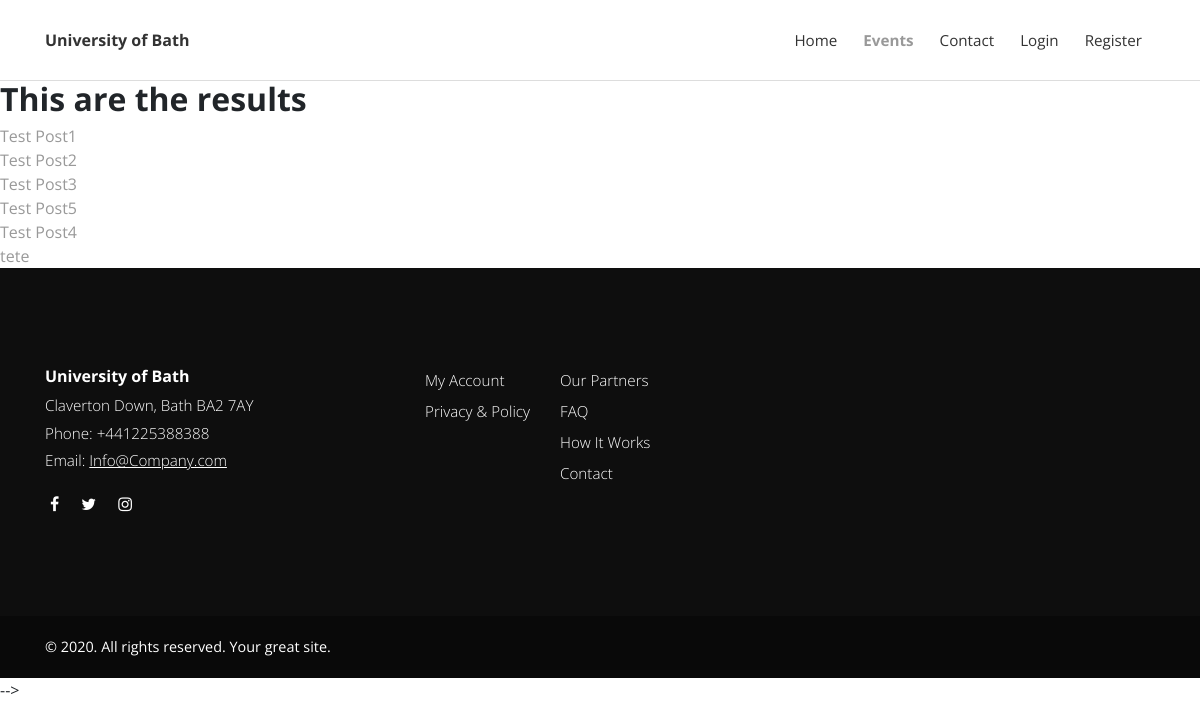
The page /search/ on the database as committed earlier.
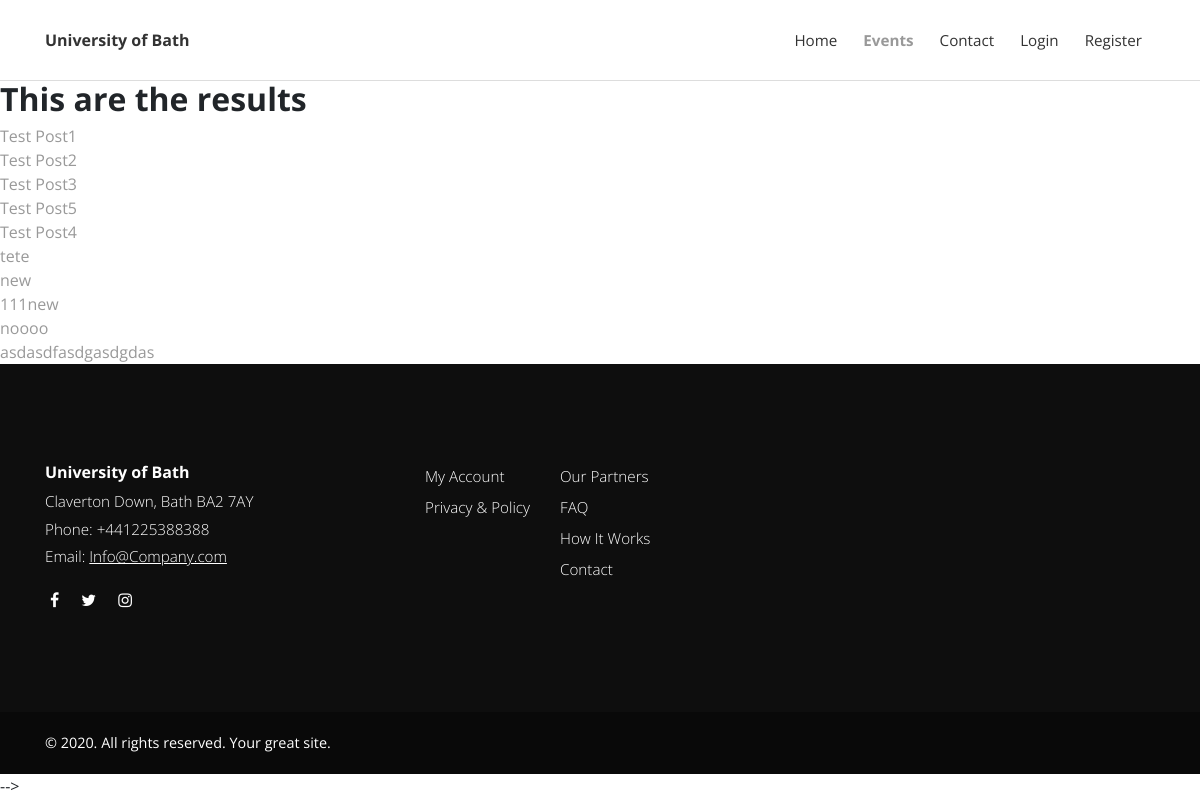
The same page on the database as committed later.
### posts/models.py (models this page shows, shortened)
class Post(models.Model):
    categories = models.ManyToManyField(Category)
    title = models.CharField(max_length=100)
    overview = models.TextField()
    author = models.ForeignKey(Profile, on_delete=models.CASCADE)
    timestamp = models.DateTimeField(auto_now_add=True) # when it created
    comment_count = models.IntegerField(default=0)
    view_count = models.IntegerField(default=0)
    thumbnail = models.ImageField(default='default_thumbnail.jpeg')
    content = HTMLField()
    featured = models.BooleanField(default=True)
    previous_post = models.ForeignKey('self', related_name='previous', on_delete=models.SET_NULL, blank=True, null=True)
    next_post = models.ForeignKey('self', related_name='next', on_delete=models.SET_NULL, blank=True, null=True)
    def get_absolute_url(self):
        return reverse('post-detail', kwargs={
            'id': self.id
        })

### posts/views.py (the view)
# urls.py: path('search/', search, name='search'),
def search(request):
    queryset = Post.objects.all()
    query = request.GET.get('q')
    if query:
        queryset = queryset.filter(
            Q(title__icontains=query)|  # or
            Q(overview__icontains=query)
        ).distinct()  # if the same post, only get one
    context = {
        'queryset': queryset
    }
    return render(request, 'search_results.html', context)

### templates/search_results.html
{% extends "base.html"%}
{% load static %}
{% block content %}
<h2>This are the results</h2>
{% for post in queryset %}
<a href="{{post.get_absolute_url}}">{{post.title}}</a>
<br>
{% endfor %}
{% endblock %}

Rows that differ between the two databases and show on the page:
added Post: title "new"
added Post: title "111new"
added Post: title "noooo"
added Post: title "asdasdfasdgasdgdas"
